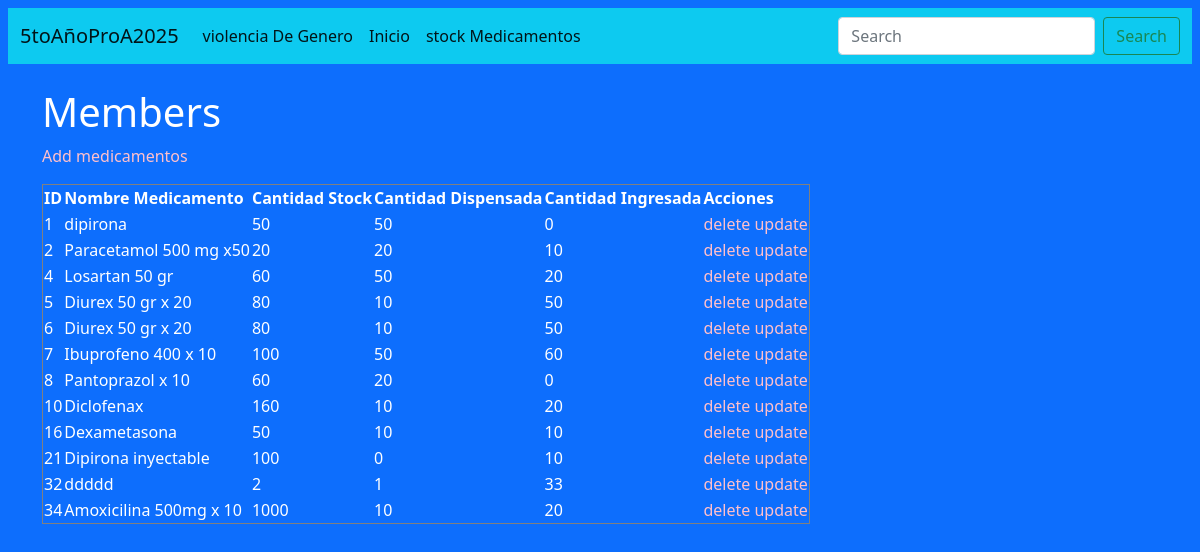
Before: /medicamentos/index with the older database file.
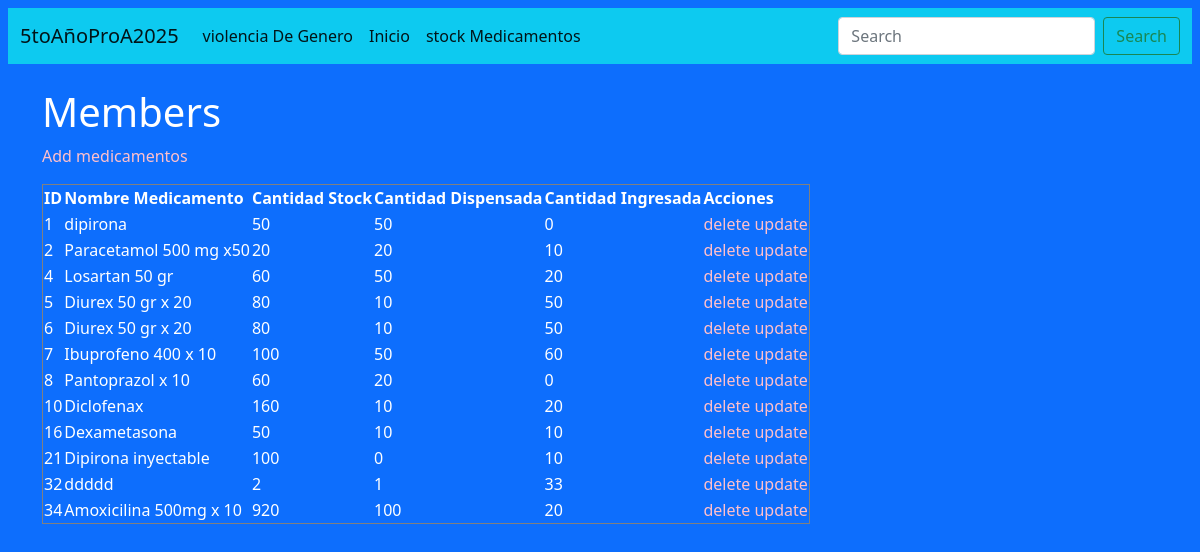
After: the same page with the newer database file.
### medicamentos/models.py (models this page shows)
class Medicamentos(models.Model):
  id = models.AutoField(primary_key=True)
  nombreMedicamento = models.CharField(max_length=255)
  cantidadStock = models.IntegerField(max_length=255)
  cantDispensada= models.IntegerField(max_length=255)
  cantIngresada=models.IntegerField(max_length=255)

### medicamentos/views.py (the view)
# urls.py: path('index', views.index, name='index'),
def index(request):
  mymembers = Medicamentos.objects.all().values()
  template = loader.get_template('index.html')
  context = {
    'mymembers': mymembers,
  }
  return HttpResponse(template.render(context, request))

### medicamentos/templates/index.html (shortened to what this page needs)
{% extends 'base.html' %}
{% load static %}
{% block contenido %}
<h1>Members</h1>
<table border="1">
<tr>
    <th>ID</th>
    <th>Nombre Medicamento</th>
    <th>Cantidad Stock</th>
    <th>Cantidad Dispensada</th>
    <th>Cantidad Ingresada</th>
    <th>Acciones</th>
</tr>
{% for x in mymembers %}
<tr>
    <td>{{ x.id }}</td>
    <td>{{ x.nombreMedicamento }}</td>
    <td>{{ x.cantidadStock }}</td>
    <td>{{ x.cantDispensada }}</td>
    <td>{{ x.cantIngresada }}</td>
    <td>
        <a href="delete/{{ x.id }}">delete</a>
        <a href="update/{{ x.id }}">update</a>
    </td>
</tr>
{% endfor %}
<p>
<a href="add/">Add medicamentos</a>
</p>
{% endblock contenido %}

Changed rows visible on the page:
changed Medicamentos "Amoxicilina 500mg x 10": cantidadStock "1000" → "920"; cantDispensada "10" → "100"
